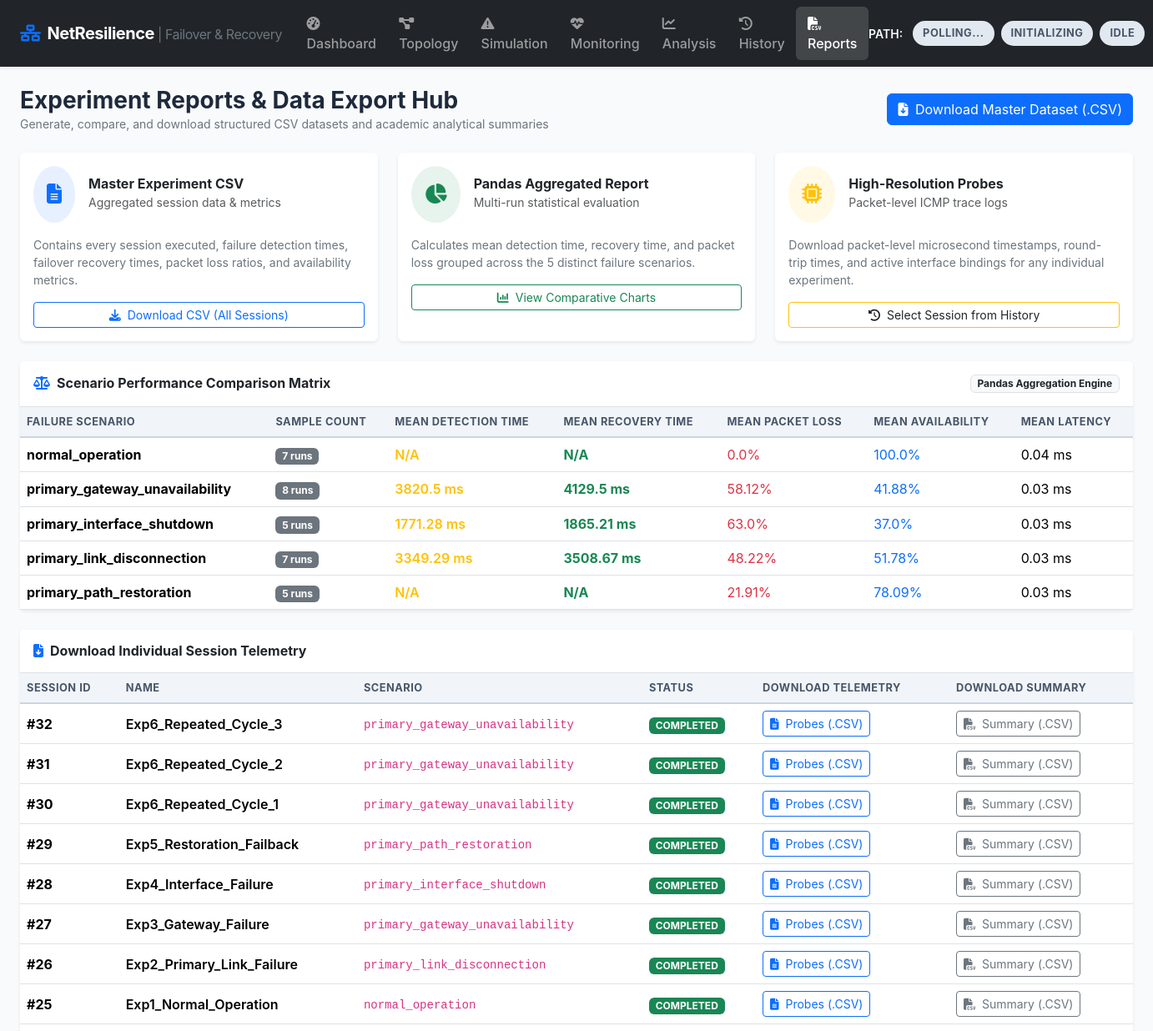
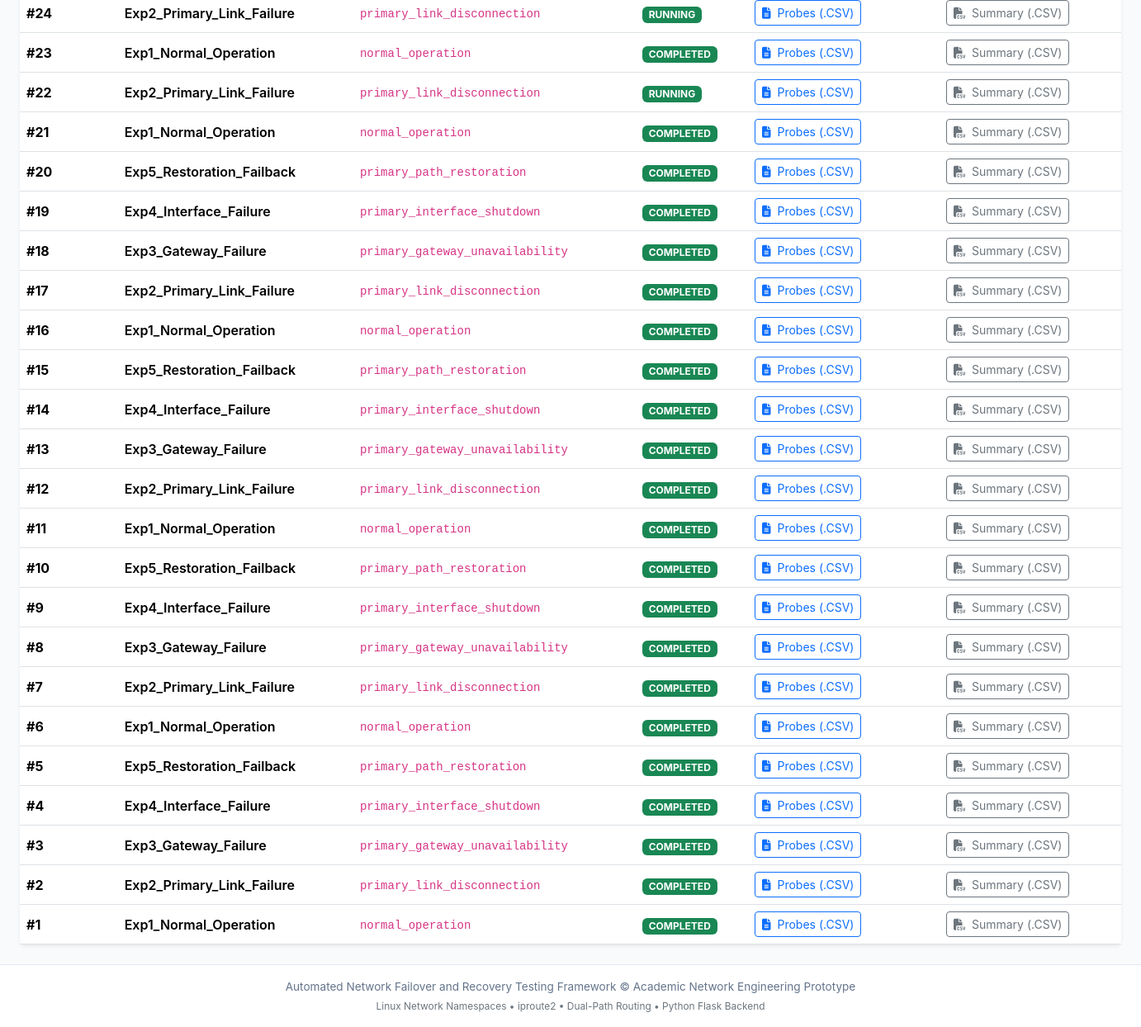
Page /reports on the committed database (2 pictures, top to bottom).
### tables this page shows
CREATE TABLE session_metrics (
            id INTEGER PRIMARY KEY AUTOINCREMENT,
            session_id INTEGER NOT NULL UNIQUE,
            failure_detection_time_ms REAL,
            failover_recovery_time_ms REAL,
            failback_recovery_time_ms REAL,
            packet_loss_percent REAL,
            availability_percent REAL,
            avg_latency_ms REAL,
            min_latency_ms REAL,
            max_latency_ms REAL,
            total_probes INTEGER,
            successful_probes INTEGER,
            failed_probes INTEGER,
            failover_success INTEGER,
            FOREIGN KEY (session_id) REFERENCES sessions (id) ON DELETE CASCADE
        );

### app.py (the view)
@app.route("/reports")
def page_reports():
    sessions = db_models.get_all_sessions(limit=100)
    comparison = ReportGenerator.get_scenario_comparison_summary()
    return render_template("reports.html", sessions=sessions, comparison=comparison)

### templates/reports.html (shortened to what this page needs)
{% extends "base.html" %}
{% block content %}
<div class="row g-3 mb-4">
    <div class="col-12 d-flex justify-content-between align-items-center flex-wrap gap-2">
        <div>
            <h3 class="fw-bold mb-0">Experiment Reports & Data Export Hub</h3>
            <p class="text-secondary small mb-0">Generate, compare, and download structured CSV datasets and academic analytical summaries</p>
        </div>
        <div class="d-flex align-items-center gap-2">
            <a href="{{ url_for('download_all_sessions_csv') }}" class="btn btn-primary">
                <i class="fa-solid fa-file-arrow-down me-1"></i> Download Master Dataset (.CSV)
            </a>
        </div>
    </div>
</div>
<div class="row g-4 mb-4">
    <div class="col-md-4">
        <div class="card shadow-sm border-0 h-100">
            <div class="card-body">
                <div class="d-flex align-items-center gap-3 mb-3">
                    <div class="p-3 bg-primary bg-opacity-10 rounded-circle text-primary fs-4">
                        <i class="fa-solid fa-file-lines"></i>
                    </div>
                    <div>
                        <h6 class="fw-bold mb-0">Master Experiment CSV</h6>
                        <small class="text-muted">Aggregated session data & metrics</small>
                    </div>
                </div>
                <p class="text-secondary small mb-3">
                    Contains every session executed, failure detection times, failover recovery times, packet loss ratios, and availability metrics.
                </p>
                <a href="{{ url_for('download_all_sessions_csv') }}" class="btn btn-outline-primary btn-sm w-100">
                    <i class="fa-solid fa-download me-1"></i> Download CSV (All Sessions)
                </a>
            </div>
        </div>
    </div>
    <div class="col-md-4">
        <div class="card shadow-sm border-0 h-100">
            <div class="card-body">
                <div class="d-flex align-items-center gap-3 mb-3">
                    <div class="p-3 bg-success bg-opacity-10 rounded-circle text-success fs-4">
                        <i class="fa-solid fa-chart-pie"></i>
                    </div>
                    <div>
                        <h6 class="fw-bold mb-0">Pandas Aggregated Report</h6>
                        <small class="text-muted">Multi-run statistical evaluation</small>
                    </div>
                </div>
                <p class="text-secondary small mb-3">
                    Calculates mean detection time, recovery time, and packet loss grouped across the 5 distinct failure scenarios.
                </p>
                <a href="{{ url_for('page_analysis') }}" class="btn btn-outline-success btn-sm w-100">
                    <i class="fa-solid fa-chart-column me-1"></i> View Comparative Charts
                </a>
            </div>
        </div>
    </div>
    <div class="col-md-4">
        <div class="card shadow-sm border-0 h-100">
            <div class="card-body">
                <div class="d-flex align-items-center gap-3 mb-3">
                    <div class="p-3 bg-warning bg-opacity-10 rounded-circle text-warning fs-4">
                        <i class="fa-solid fa-microchip"></i>
                    </div>
                    <div>
                        <h6 class="fw-bold mb-0">High-Resolution Probes</h6>
                        <small class="text-muted">Packet-level ICMP trace logs</small>
                    </div>
                </div>
                <p class="text-secondary small mb-3">
                    Download packet-level microsecond timestamps, round-trip times, and active interface bindings for any individual experiment.
                </p>
                <a href="{{ url_for('page_history') }}" class="btn btn-outline-warning text-dark btn-sm w-100">
                    <i class="fa-solid fa-clock-rotate-left me-1"></i> Select Session from History
                </a>
            </div>
        </div>
    </div>
</div>
<div class="row mb-4">
    <div class="col-12">
        <div class="card shadow-sm border-0">
            <div class="card-header bg-white border-bottom py-3 d-flex justify-content-between align-items-center">
                <h6 class="fw-bold mb-0 text-dark">
                    <i class="fa-solid fa-scale-balanced text-primary me-2"></i>Scenario Performance Comparison Matrix
                </h6>
                <span class="badge bg-light text-dark border">Pandas Aggregation Engine</span>
            </div>
            <div class="card-body p-0">
                <div class="table-responsive">
                    <table class="table table-hover align-middle mb-0">
                        <thead>
                            <tr>
                                <th>Failure Scenario</th>
                                <th>Sample Count</th>
                                <th>Mean Detection Time</th>
                                <th>Mean Recovery Time</th>
                                <th>Mean Packet Loss</th>
                                <th>Mean Availability</th>
                                <th>Mean Latency</th>
                            </tr>
                        </thead>
                        <tbody>
                            {% if comparison %}
                                {% for row in comparison %}
                                <tr>
                                    <td><strong>{{ row.scenario_name }}</strong></td>
                                    <td><span class="badge bg-secondary">{{ row.session_count }} runs</span></td>
                                    <td class="text-warning fw-semibold">{{ row.failure_detection_time_ms or 'N/A' }} {% if row.failure_detection_time_ms %}ms{% endif %}</td>
                                    <td class="text-success fw-bold">{{ row.failover_recovery_time_ms or 'N/A' }} {% if row.failover_recovery_time_ms %}ms{% endif %}</td>
                                    <td class="text-danger">{{ row.packet_loss_percent or 0.0 }}%</td>
                                    <td class="text-primary">{{ row.availability_percent or 100.0 }}%</td>
                                    <td>{{ row.avg_latency_ms or 0.0 }} ms</td>
                                </tr>
                                {% endfor %}
                            {% else %}
                                <tr>
                                    <td colspan="7" class="text-center py-4 text-muted">
                                        No experiment trials recorded yet. Execute experiments to generate comparison metrics.
                                    </td>
                                </tr>
                            {% endif %}
                        </tbody>
                    </table>
                </div>
            </div>
        </div>
    </div>
</div>
<div class="row">
    <div class="col-12">
        <div class="card shadow-sm border-0">
            <div class="card-header bg-white border-bottom py-3">
                <h6 class="fw-bold mb-0 text-dark">
                    <i class="fa-solid fa-file-arrow-down text-primary me-2"></i>Download Individual Session Telemetry
                </h6>
            </div>
            <div class="card-body p-0">
                <div class="table-responsive">
                    <table class="table table-hover align-middle mb-0">
                        <thead>
                            <tr>
                                <th>Session ID</th>
                                <th>Name</th>
                                <th>Scenario</th>
                                <th>Status</th>
                                <th>Download Telemetry</th>
                                <th>Download Summary</th>
                            </tr>
                        </thead>
                        <tbody>
                            {% if sessions %}
                                {% for s in sessions %}
                                <tr>
                                    <td><strong>#{{ s.id }}</strong></td>
                                    <td class="fw-semibold">{{ s.session_name }}</td>
                                    <td><code>{{ s.scenario_name }}</code></td>
                                    <td><span class="badge bg-success">{{ s.status }}</span></td>
                                    <td>
                                        <a href="/download/session/{{ s.id }}/probes.csv" class="btn btn-sm btn-outline-primary">
                                            <i class="fa-solid fa-file-lines me-1"></i> Probes (.CSV)
                                        </a>
                                    </td>
                                    <td>
                                        <a href="/download/session/{{ s.id }}/summary.csv" class="btn btn-sm btn-outline-secondary">
                                            <i class="fa-solid fa-file-csv me-1"></i> Summary (.CSV)
                                        </a>
                                    </td>
                                </tr>
                                {% endfor %}
                            {% else %}
                                <tr>
                                    <td colspan="6" class="text-center py-4 text-muted">No sessions available.</td>
                                </tr>
                            {% endif %}
                        </tbody>
                    </table>
                </div>
            </div>
        </div>
    </div>
</div>
{% endblock %}

### templates/base.html (shortened to what this page needs)
<!DOCTYPE html>
<html lang="en">
<head>
    <link href="https://cdn.jsdelivr.net/npm/bootstrap@5.3.3/dist/css/bootstrap.min.css" rel="stylesheet">
    <link href="https://cdnjs.cloudflare.com/ajax/libs/font-awesome/6.5.1/css/all.min.css" rel="stylesheet">
    <link href="{{ url_for('static', filename='css/style.css') }}" rel="stylesheet">
</head>
<body>
    <nav class="navbar navbar-expand-lg navbar-dark bg-dark sticky-top shadow-sm">
        <div class="container-fluid px-4">
            <a class="navbar-brand d-flex align-items-center gap-2" href="{{ url_for('page_dashboard') }}">
                <i class="fa-solid fa-network-wired text-primary"></i>
                <span>NetResilience <small class="text-secondary fs-6 fw-normal">| Failover & Recovery</small></span>
            </a>
            <div class="collapse navbar-collapse" id="navbarContent">
                <ul class="navbar-nav me-auto mb-2 mb-lg-0">
                    <li class="nav-item">
                        <a class="nav-link {% if request.endpoint == 'page_dashboard' %}active{% endif %}" href="{{ url_for('page_dashboard') }}">
                            <i class="fa-solid fa-gauge-high me-1"></i> Dashboard
                        </a>
                    </li>
                    <li class="nav-item">
                        <a class="nav-link {% if request.endpoint == 'page_topology' %}active{% endif %}" href="{{ url_for('page_topology') }}">
                            <i class="fa-solid fa-diagram-project me-1"></i> Topology
                        </a>
                    </li>
                    <li class="nav-item">
                        <a class="nav-link {% if request.endpoint == 'page_simulation' %}active{% endif %}" href="{{ url_for('page_simulation') }}">
                            <i class="fa-solid fa-triangle-exclamation me-1"></i> Simulation
                        </a>
                    </li>
                    <li class="nav-item">
                        <a class="nav-link {% if request.endpoint == 'page_monitoring' %}active{% endif %}" href="{{ url_for('page_monitoring') }}">
                            <i class="fa-solid fa-heart-pulse me-1"></i> Monitoring
                        </a>
                    </li>
                    <li class="nav-item">
                        <a class="nav-link {% if request.endpoint == 'page_analysis' %}active{% endif %}" href="{{ url_for('page_analysis') }}">
                            <i class="fa-solid fa-chart-line me-1"></i> Analysis
                        </a>
                    </li>
                    <li class="nav-item">
                        <a class="nav-link {% if request.endpoint == 'page_history' %}active{% endif %}" href="{{ url_for('page_history') }}">
                            <i class="fa-solid fa-clock-rotate-left me-1"></i> History
                        </a>
                    </li>
                    <li class="nav-item">
                        <a class="nav-link {% if request.endpoint == 'page_reports' %}active{% endif %}" href="{{ url_for('page_reports') }}">
                            <i class="fa-solid fa-file-csv me-1"></i> Reports
                        </a>
                    </li>
                </ul>
                <div class="d-flex align-items-center gap-2">
                    <span class="text-light small text-uppercase fw-semibold me-1">Path:</span>
                    <span id="nav-active-path" class="status-pill idle">POLLING...</span>
                    <span id="nav-net-status" class="status-pill idle">INITIALIZING</span>
                    <span id="nav-session-status" class="status-pill idle">IDLE</span>
                </div>
            </div>
        </div>
    </nav>
    <main class="container-fluid px-4 py-4 flex-grow-1">
        {% block content %}{% endblock %}
    </main>
    <div id="toast-container" class="position-fixed bottom-0 end-0 p-3" style="z-index: 9999;"></div>
    <footer>
        <div class="container-fluid px-4 text-center">
            <span>Automated Network Failover and Recovery Testing Framework &copy; Academic Network Engineering Prototype</span>
            <div class="text-secondary small mt-1">Linux Network Namespaces &bull; iproute2 &bull; Dual-Path Routing &bull; Python Flask Backend</div>
        </div>
    </footer>
</body>
</html>

### rows in the picture
session_metrics: scenario_name "normal_operation", session_count "7", failure_detection_time_ms "N/A", failover_recovery_time_ms "N/A", packet_loss_percent "0.0", availability_percent "100.0", avg_latency_ms "0.04", id "25", session_name "Exp1_Normal_Operation", status "COMPLETED"
session_metrics: scenario_name "primary_gateway_unavailability", session_count "8", failure_detection_time_ms "3820.5", failover_recovery_time_ms "4129.5", packet_loss_percent "58.12", availability_percent "41.88", avg_latency_ms "0.03", id "32", session_name "Exp6_Repeated_Cycle_3", status "COMPLETED"
session_metrics: scenario_name "primary_interface_shutdown", session_count "5", failure_detection_time_ms "1771.28", failover_recovery_time_ms "1865.21", packet_loss_percent "63.0", availability_percent "37.0", avg_latency_ms "0.03", id "28", session_name "Exp4_Interface_Failure", status "COMPLETED"
session_metrics: scenario_name "primary_link_disconnection", session_count "7", failure_detection_time_ms "3349.29", failover_recovery_time_ms "3508.67", packet_loss_percent "48.22", availability_percent "51.78", avg_latency_ms "0.03", id "26", session_name "Exp2_Primary_Link_Failure", status "COMPLETED"
session_metrics: scenario_name "primary_path_restoration", session_count "5", failure_detection_time_ms "N/A", failover_recovery_time_ms "N/A", packet_loss_percent "21.91", availability_percent "78.09", avg_latency_ms "0.03", id "29", session_name "Exp5_Restoration_Failback", status "COMPLETED"
session_metrics: id "31", session_name "Exp6_Repeated_Cycle_2", scenario_name "primary_gateway_unavailability", status "COMPLETED"
session_metrics: id "30", session_name "Exp6_Repeated_Cycle_1", scenario_name "primary_gateway_unavailability", status "COMPLETED"
session_metrics: id "27", session_name "Exp3_Gateway_Failure", scenario_name "primary_gateway_unavailability", status "COMPLETED"
session_metrics: id "23", session_name "Exp1_Normal_Operation", scenario_name "normal_operation", status "COMPLETED"
session_metrics: id "21", session_name "Exp1_Normal_Operation", scenario_name "normal_operation", status "COMPLETED"
session_metrics: id "20", session_name "Exp5_Restoration_Failback", scenario_name "primary_path_restoration", status "COMPLETED"
session_metrics: id "19", session_name "Exp4_Interface_Failure", scenario_name "primary_interface_shutdown", status "COMPLETED"
session_metrics: id "18", session_name "Exp3_Gateway_Failure", scenario_name "primary_gateway_unavailability", status "COMPLETED"
session_metrics: id "17", session_name "Exp2_Primary_Link_Failure", scenario_name "primary_link_disconnection", status "COMPLETED"
session_metrics: id "16", session_name "Exp1_Normal_Operation", scenario_name "normal_operation", status "COMPLETED"
session_metrics: id "15", session_name "Exp5_Restoration_Failback", scenario_name "primary_path_restoration", status "COMPLETED"
session_metrics: id "14", session_name "Exp4_Interface_Failure", scenario_name "primary_interface_shutdown", status "COMPLETED"
session_metrics: id "13", session_name "Exp3_Gateway_Failure", scenario_name "primary_gateway_unavailability", status "COMPLETED"
session_metrics: id "12", session_name "Exp2_Primary_Link_Failure", scenario_name "primary_link_disconnection", status "COMPLETED"
session_metrics: id "11", session_name "Exp1_Normal_Operation", scenario_name "normal_operation", status "COMPLETED"
session_metrics: id "10", session_name "Exp5_Restoration_Failback", scenario_name "primary_path_restoration", status "COMPLETED"
session_metrics: id "9", session_name "Exp4_Interface_Failure", scenario_name "primary_interface_shutdown", status "COMPLETED"
session_metrics: id "8", session_name "Exp3_Gateway_Failure", scenario_name "primary_gateway_unavailability", status "COMPLETED"
session_metrics: id "7", session_name "Exp2_Primary_Link_Failure", scenario_name "primary_link_disconnection", status "COMPLETED"
session_metrics: id "6", session_name "Exp1_Normal_Operation", scenario_name "normal_operation", status "COMPLETED"
session_metrics: id "5", session_name "Exp5_Restoration_Failback", scenario_name "primary_path_restoration", status "COMPLETED"
session_metrics: id "4", session_name "Exp4_Interface_Failure", scenario_name "primary_interface_shutdown", status "COMPLETED"
session_metrics: id "3", session_name "Exp3_Gateway_Failure", scenario_name "primary_gateway_unavailability", status "COMPLETED"
session_metrics: id "2", session_name "Exp2_Primary_Link_Failure", scenario_name "primary_link_disconnection", status "COMPLETED"
session_metrics: id "1", session_name "Exp1_Normal_Operation", scenario_name "normal_operation", status "COMPLETED"

### other values in the picture
{{ s.id }} "24"
{{ s.session_name }} "Exp2_Primary_Link_Failure"
{{ s.scenario_name }} "primary_link_disconnection"
{{ s.status }} "RUNNING"
{{ s.id }} "22"
